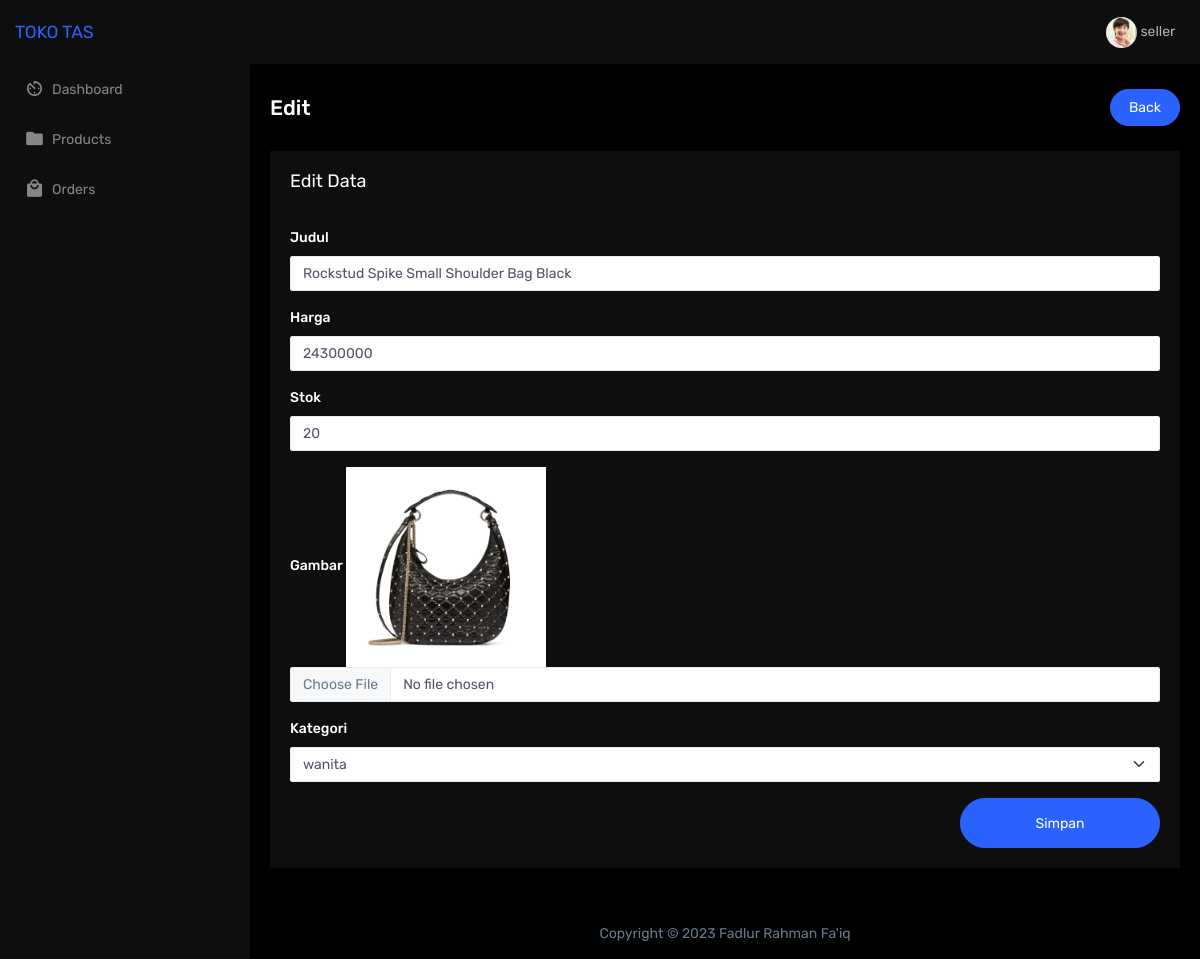
/seller/edit-product.php?id=BRG0003 (signed in), run on the app's committed database.
### tables this page shows
CREATE TABLE `barang` (
  `kd_barang` varchar(255) NOT NULL,
  `nama_barang` varchar(100) NOT NULL,
  `harga_barang` int(100) NOT NULL,
  `stok_barang` int(11) NOT NULL,
  `gambar_barang` varchar(255) NOT NULL,
  `kategori` varchar(20) NOT NULL,
  `id_user` int(200) NOT NULL
);

### functions/functions.php (called while the page is built, shortened)
<?php
$conn = mysqli_connect('localhost', 'root', '', 'penjualan_tas');
function query($query)
{
    global $conn;
    $result = mysqli_query($conn, $query);
    $rows = [];
    while ($row = mysqli_fetch_assoc($result)) {
        $rows[] = $row;
    }
    return $rows;
}

### seller/edit-product.php (the view, shortened to what this page needs)
<?php
require '../functions/functions.php';
$id = $_GET["id"];
$product = query("SELECT * FROM barang WHERE kd_barang = '$id'")[0];
?>
<!DOCTYPE html>
<html lang="en">
<head>
    <link href="assets/libs/chartist/dist/chartist.min.css" rel="stylesheet">
    <link href="dist/css/style.min.css" rel="stylesheet">
</head>
<body>
    <div id="main-wrapper" data-navbarbg="skin5" data-theme="light" data-layout="vertical" data-sidebartype="full" data-boxed-layout="full">
        <header class="topbar" data-navbarbg="skin5">
            <nav class="navbar top-navbar navbar-expand-md navbar-light">
                <div class="navbar-header" data-logobg="skin5">
                    <div class="navbar-brand">
                        <a href="index.php" class="logo">
                            <span class="logo-text">
                                TOKO TAS
                            </span>
                        </a>
                    </div>
                </div>
                <div class="navbar-collapse collapse" id="navbarSupportedContent" data-navbarbg="skin5">
                    <ul class="navbar-nav float-end">
                        <li class="nav-item dropdown">
                            <a class="nav-link dropdown-toggle text-muted waves-effect waves-dark pro-pic" href="#" id="navbarDropdown" role="button" data-bs-toggle="dropdown" aria-expanded="false">
                                <img src="assets/images/users/1.jpg" alt="user" class="rounded-circle" width="31">
                                <?= $_SESSION['name']; ?>
                            </a>
                        </li>
                    </ul>
                </div>
            </nav>
        </header>
        <aside class="left-sidebar" data-sidebarbg="skin5">
            <div class="scroll-sidebar">
                <nav class="sidebar-nav">
                    <ul id="sidebarnav">
                        <li class="sidebar-item">
                            <a class="sidebar-link waves-effect waves-dark sidebar-link" href="index.php" aria-expanded="false">
                                <i class="mdi mdi-av-timer"></i>
                                <span class="hide-menu">Dashboard</span>
                            </a>
                        </li>
                        <li class="sidebar-item">
                            <a class="sidebar-link waves-effect waves-dark sidebar-link" href="products.php" aria-expanded="false">
                                <i class="mdi mdi-folder"></i>
                                <span class="hide-menu">Products</span>
                            </a>
                        </li>
                        <li class="sidebar-item">
                            <a class="sidebar-link waves-effect waves-dark sidebar-link" href="orders.php" aria-expanded="false">
                                <i class="mdi mdi-shopping"></i>
                                <span class="hide-menu">Orders</span>
                            </a>
                        </li>
                    </ul>
                </nav>
            </div>
        </aside>
        <div class="page-wrapper">
            <div class="page-breadcrumb">
                <div class="row">
                    <div class="col-5 align-self-center">
                        <h4 class="page-title">Edit</h4>
                    </div>
                    <div class="col-7 align-self-center">
                        <div class="d-flex align-items-center justify-content-end">
                            <nav aria-label="breadcrumb">
                                <ol class="breadcrumb">
                                    <li class="breadcrumb-item">
                                        <a href="products.php" class="btn btn-dark btn-rounded waves-effect waves-light text-white">Back</a>
                                    </li>
                                </ol>
                            </nav>
                        </div>
                    </div>
                </div>
            </div>
            <div class="container-fluid">
                <div class="row">
                    <div class="col-12">
                        <div class="card card-body">
                            <h4 class="card-title">Edit Data</h4>
                            <form class="form-horizontal mt-4" action="" method="POST" enctype="multipart/form-data">
                                <div class="form-group">
                                    <label>Judul<span class="help"></span></label>
                                    <input type="text" name="nama_barang" id="nama_barang" class="form-control" value="<?= $product['nama_barang']; ?>" required>
                                </div>
                                <div class="form-group">
                                    <label>Harga<span class="help"></span></label>
                                    <input type="text" name="harga_barang" id="harga_barang" class="form-control" value="<?= $product['harga_barang']; ?>" required>
                                </div>
                                <div class="form-group">
                                    <label>Stok<span class="help"></span></label>
                                    <input type="text" name="stok_barang" id="stok_barang" class="form-control" value="<?= $product['stok_barang']; ?>" required>
                                </div>
                                <div class="form-group">
                                    <label>Gambar</label>
                                    <img src="../img/<?= $product["gambar_barang"]; ?>" width="200px">
                                    <input type="file" name="gambar_barang" id="gambar_barang" class="form-control">
                                </div>
                                <div class="form-group">
                                    <label>Kategori</label>
                                    <select class="form-select shadow-none col-12" name="kategori" id="inlineFormCustomSelect">
                                        <option value="<?= $product['kategori']; ?>"><?= $product['kategori']; ?></option>
                                    </select>
                                </div>
                                <button type="submit" name="editbtn" id="editbtn" class="btn btn-dark btn-rounded waves-effect waves-light text-white" style="width: 200px; float: right; height:50px">Simpan</button>
                            </form>
                        </div>
                    </div>
                </div>
            </div>
            <footer class="footer text-center">
                Copyright &copy; 2023 Fadlur Rahman Fa'iq
            </footer>
        </div>
    </div>
</body>
</html>

### seller/edit-product.php (style rules this page uses)
.page-title { color: white; }
.card { background-color: #0e0e0e; color: white; }

### data on the page
barang: nama_barang "Rockstud Spike Small Shoulder Bag Black", harga_barang "24300000", stok_barang "20", gambar_barang (picture), kategori "wanita"

### other printed values
$_SESSION['name'] "seller"
